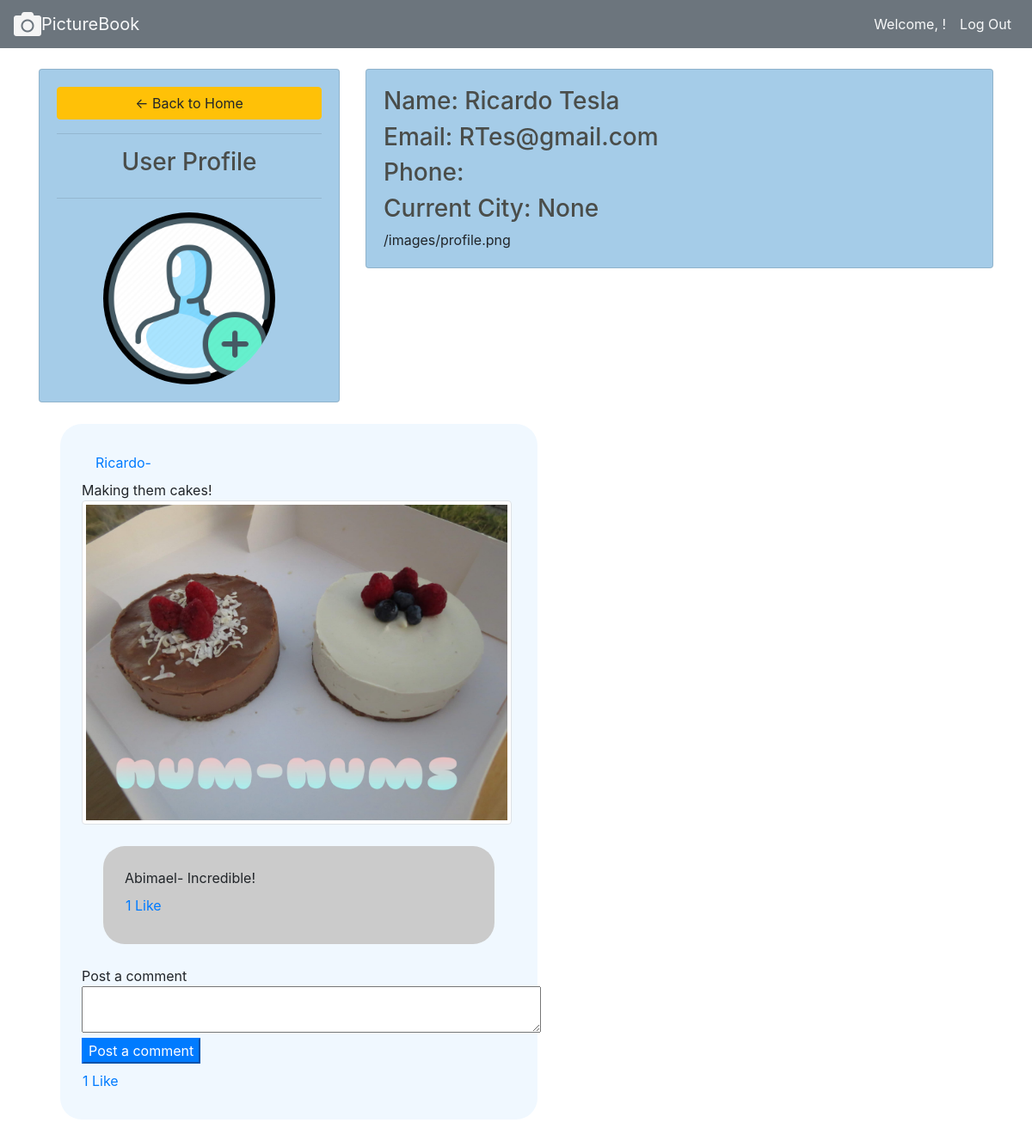
The page /profile/3 on the database its author committed.
### pictureapp/models.py (models this page shows)
class User(models.Model):
    first_name = models.CharField(max_length=255)
    last_name = models.CharField(max_length=255)
    email = models.CharField(max_length=255)
    phone = models.CharField(default="(555)555-5555", max_length=255)
    city = models.CharField(null=True, max_length=255)
    password = models.CharField(max_length=255)
    profile_pic = models.ImageField(default="profile.png", null=True, blank=True)
    created_at = models.DateTimeField(auto_now_add=True)
    updated_at = models.DateTimeField(auto_now=True)
    objects = UserManager()

class Post(models.Model):
    picture = models.ImageField(null=True, blank=True)
    desc = models.TextField(null=True)
    poster = models.ForeignKey(User, related_name='user_posts', on_delete=models.CASCADE)
    likes = models.ManyToManyField(User, related_name='liked_posts')

class Comment(models.Model):
    comment = models.CharField(max_length=255)
    poster = models.ForeignKey(User, related_name='comments', on_delete=models.CASCADE)
    post = models.ForeignKey(Post, related_name='post_comments', on_delete=models.CASCADE)
    likes = models.ManyToManyField(User, related_name='liked_comments')

### pictureapp/views.py (the view)
# urls.py: path('profile/<int:id>', views.profile),
def profile(request,id):
    user=User.objects.get(id=id)
    posts=Post.objects.filter(poster=user)
    context = {
        "user":user,
        "posts":posts,
        "comments":Comment.objects.all()
    }
    return render(request,'profile.html',context)

### pictureapp/templates/profile.html (shortened to what this page needs)
<!DOCTYPE html>
<html lang="en">
    <head>
        <link rel="stylesheet" href="https://maxcdn.bootstrapcdn.com/bootstrap/4.0.0/css/bootstrap.min.css">
        <link rel="stylesheet" href="https://use.fontawesome.com/releases/v5.7.0/css/all.css">
        {% load static %}
        <link rel="stylesheet" href="{% static '/css/styles.css' %}">
    </head>
    <body>
        <nav id="card1" class="navbar navbar-expand-lg navbar-light bg-secondary">
            <div class="collapse navbar-collapse" id="navbarTogglerDemo01">
                <i class='fa fa-camera fa-2x'></i>
                <a id="Title" class="navbar-brand text-light" href="/wall">PictureBook</a>
                <ul class="navbar-nav ml-auto mt-2 mt-lg-0 ml-auto">
                    <li class="nav-item active">
                        <a class="nav-link text-light" href="/profile/{{request.session.user_id}}">Welcome, {{request.session.user_name}}!</a>
                    </li>
                    <li class="nav-item active">
                        <a class="nav-link text-light" href="/logout">Log Out</a>
                    </li>
                </ul>
            </div>
        </nav>
        <div class="container">
                <br>
                <div class="row">
                    <div class="col-md-4">
                        <div class="card card-body">
                            <a class="btn btn-warning" href="/wall"> &#8592; Back to Home</a>
                            <hr>
                            <h3 style="text-align: center">User Profile</h3>
                            <hr>
                            <img class="profile-pic" alt="missing image" src="/images/{{user.profile_pic}}" >
                        </div>
                    </div>
                    <div class="col-md-8">
                        <div class="card card-body" style="text-align: left;">
                            <h3>Name: {{user.first_name}} {{user.last_name}}</h3>
                            <h3>Email: {{user.email}}</h3>
                            <h3>Phone: {{user.phone}}</h3>
                            <h3>Current City: {{user.city}}</h3>
                            {{user.profile_pic.url}}
                        </div>
                    </div>
                </div>
                <div>
                    {% for post in posts reversed %}
                    <div class="post col-md-6">
                        <a class="nav-link" href="/profile/{{post.poster.id}}">{{post.poster.first_name}}-</a>
                        {{post.desc}}
                        <br>
                        <img class="img-thumbnail" alt="missing image" src="/images/{{post.picture}}" >
                            {% for comment in post.post_comments.all %}
                        <div class="comment">
                            {{comment.poster.first_name}}-
                            {{comment.comment}}
                            <div class="row">
                                <a class="nav-link" href="/like_com/{{comment.id}}">{{comment.likes.count}} Like</a>
                            </div>
                        </div>
                            {% endfor %}
                        <div>
                            Post a comment
                            <form action="/create_comment/{{post.id}}" method="post">
                                <textarea name="comment" cols="50" rows="2"></textarea>
                                <br>
                                <button class="btn-primary">Post a comment</button>
                            </form>
                            <div class="row">
                            <a class="nav-link" href="/like/{{post.id}}">{{post.likes.count}} Like</a>
                            </div>
                        </div>
                    </div>
                    {% endfor %}
                </div>
        </div>
    </body>
</html>

### pictureapp/static/css/styles.css (style rules this page uses)
.post { background-color: aliceblue; padding: 25px; margin: 25px; border-radius: 25px; }
.card { background-color: aliceblue; }
.comment { background-color: #cbcbcb; padding: 25px; margin: 25px; min-height: 50px; border-radius: 25px; }
.img-thumbnail { max-width: 500px; max-height: 500px; }
i { color: rgb(245, 245, 245); }

### pictureapp/templates/profile.html (style rules this page uses)
.collapse { color: rgb(255, 255, 255); }
.profile-pic { max-width: 200px; max-height:200px; margin: 0 auto; border-radius: 50%; }
.card { background-color: #A5CCE8; }
h3 { color: #4a4d4a; }

### rows shown on the page
User: profile_pic (placeholder picture), first_name "Ricardo", last_name "Tesla", email "RTes@gmail.com", city "None", profile_pic "/images/profile.png"
Post: poster.first_name "Ricardo", desc "Making them cakes!", picture (picture), likes.count "1"
Comment: poster.first_name "Abimael", comment "Incredible!", likes.count "1"
